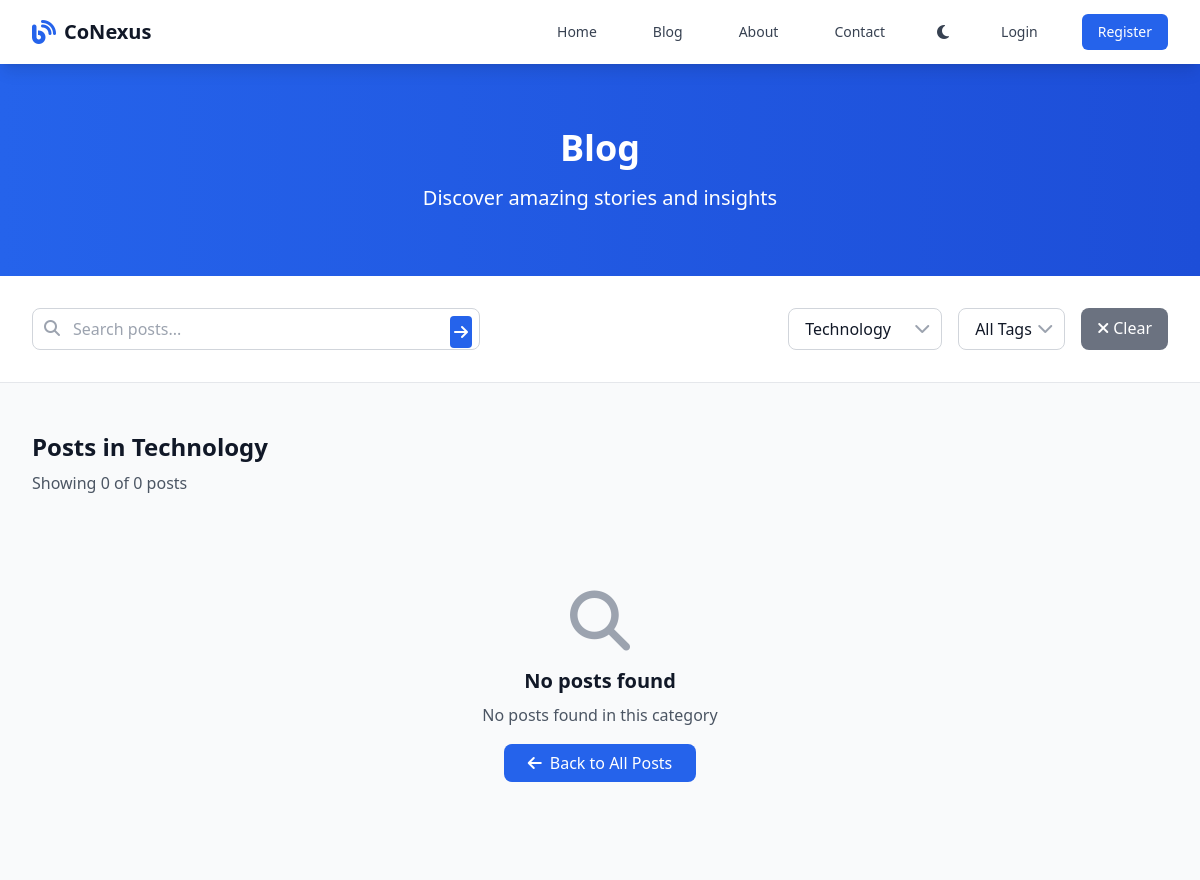
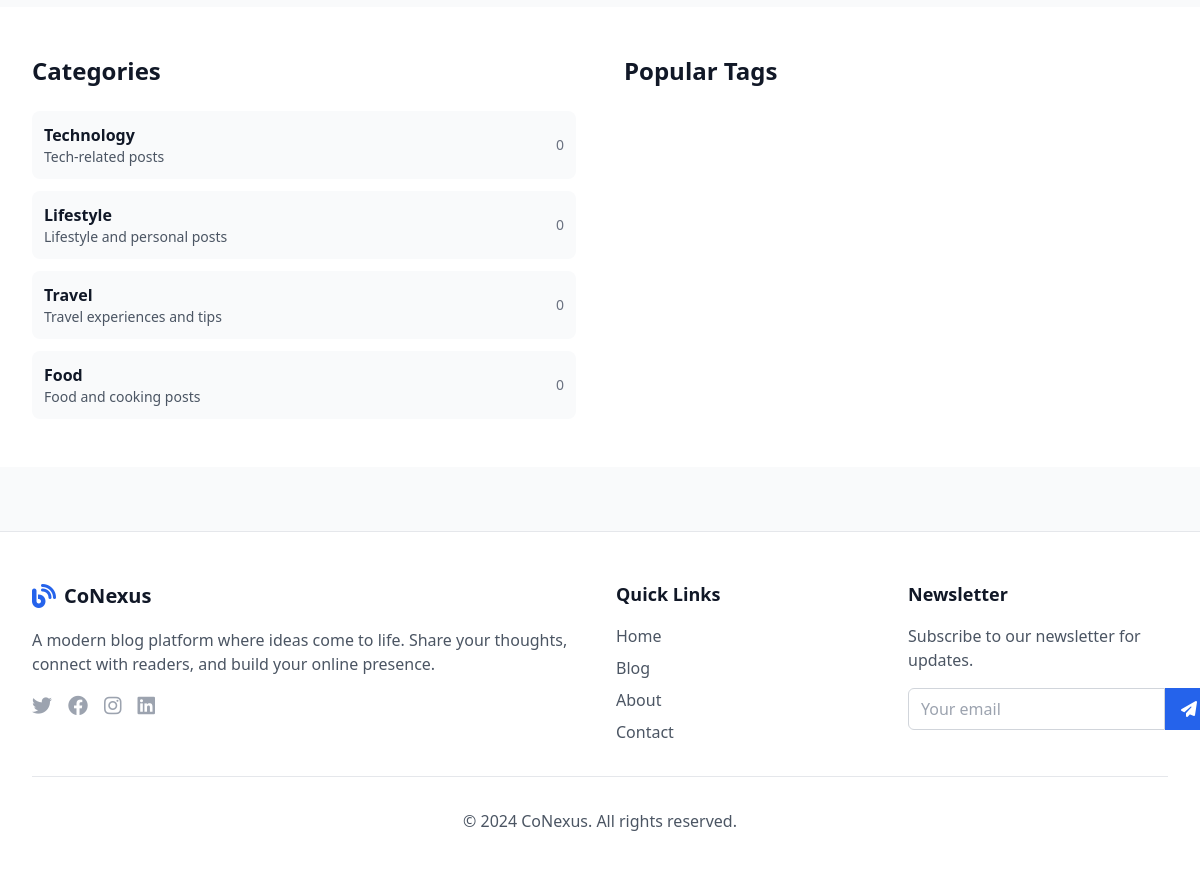
The page /blog?category=1 on the database its author committed (2 pictures, top to bottom).
### app.py (models this page shows)
class Category(db.Model):
    id = db.Column(db.Integer, primary_key=True)
    name = db.Column(db.String(50), unique=True, nullable=False)
    description = db.Column(db.Text)
    posts = db.relationship('Post', backref='category', lazy=True)

### app.py (the view)
@app.route('/blog')
def blog():
    page = request.args.get('page', 1, type=int)
    category_id = request.args.get('category', type=int)
    tag_id = request.args.get('tag', type=int)
    search = request.args.get('search', '')
    query = Post.query.filter_by(is_published=True)
    if category_id:
        query = query.filter_by(category_id=category_id)
    if tag_id:
        query = query.filter(Post.tags.any(id=tag_id))
    if search:
        query = query.filter(Post.title.contains(search) | Post.content.contains(search))
    posts = query.order_by(Post.created_at.desc()).paginate(page=page, per_page=9, error_out=False)
    categories = Category.query.all()
    tags = Tag.query.all()
    return render_template('blog.html', posts=posts, categories=categories, tags=tags,
                         current_category=category_id, current_tag=tag_id, search=search)

### templates/blog.html (shortened to what this page needs)
{% extends "base.html" %}
{% block content %}
<section class="bg-gradient-to-r from-primary-600 to-primary-700 text-white py-16">
    <div class="max-w-7xl mx-auto px-4 sm:px-6 lg:px-8">
        <div class="text-center">
            <h1 class="text-4xl font-bold mb-4">Blog</h1>
            <p class="text-xl text-primary-100">Discover amazing stories and insights</p>
        </div>
    </div>
</section>
<section class="py-8 bg-white dark:bg-gray-800 border-b border-gray-200 dark:border-gray-700">
    <div class="max-w-7xl mx-auto px-4 sm:px-6 lg:px-8">
        <div class="flex flex-col lg:flex-row gap-6 items-center justify-between">
            <div class="flex-1 max-w-md">
                <form method="GET" action="{{ url_for('blog') }}" class="relative">
                    <input type="text" name="search" value="{{ search }}" placeholder="Search posts..."
                           class="w-full pl-10 pr-4 py-2 border border-gray-300 dark:border-gray-600 rounded-lg focus:outline-none focus:ring-2 focus:ring-primary-500 dark:bg-gray-700 dark:text-white">
                    <i class="fas fa-search absolute left-3 top-3 text-gray-400"></i>
                    <button type="submit" class="absolute right-2 top-2 bg-primary-600 text-white p-1 rounded">
                        <i class="fas fa-arrow-right"></i>
                    </button>
                </form>
            </div>
            <div class="flex flex-wrap gap-4">
                <div class="relative">
                    <select name="category" onchange="window.location.href=this.value" class="appearance-none bg-white dark:bg-gray-700 border border-gray-300 dark:border-gray-600 rounded-lg px-4 py-2 pr-8 focus:outline-none focus:ring-2 focus:ring-primary-500 dark:text-white">
                        {% for category in categories %}
                        <option value="{{ url_for('blog', category=category.id, search=search, tag=current_tag) }}"
                                {% if current_category == category.id %}selected{% endif %}>
                            {{ category.name }}
                        </option>
                        {% endfor %}
                    </select>
                </div>
                <div class="relative">
                    <select name="tag" onchange="window.location.href=this.value" class="appearance-none bg-white dark:bg-gray-700 border border-gray-300 dark:border-gray-600 rounded-lg px-4 py-2 pr-8 focus:outline-none focus:ring-2 focus:ring-primary-500 dark:text-white">
                        <option value="{{ url_for('blog', search=search, category=current_category) }}">All Tags</option>
                    </select>
                </div>
                {% if search or current_category or current_tag %}
                <a href="{{ url_for('blog') }}" class="bg-gray-500 hover:bg-gray-600 text-white px-4 py-2 rounded-lg transition-colors">
                    <i class="fas fa-times mr-1"></i>Clear
                </a>
                {% endif %}
            </div>
        </div>
    </div>
</section>
<section class="py-12 bg-gray-50 dark:bg-gray-900">
    <div class="max-w-7xl mx-auto px-4 sm:px-6 lg:px-8">
        <div class="mb-8">
            <h2 class="text-2xl font-bold text-gray-900 dark:text-white mb-2">
                {% if search %}
                    Search Results for "{{ search }}"
                {% elif current_category %}
                    Posts in {{ categories|selectattr('id', 'equalto', current_category)|first|attr('name') }}
                {% elif current_tag %}
                    Posts tagged #{{ tags|selectattr('id', 'equalto', current_tag)|first|attr('name') }}
                {% else %}
                    All Posts
                {% endif %}
            </h2>
            <p class="text-gray-600 dark:text-gray-400">
                Showing {{ posts.items|length }} of {{ posts.total }} posts
            </p>
        </div>
        {% if posts.items %}
        <div class="grid grid-cols-1 md:grid-cols-2 lg:grid-cols-3 gap-8">
            {% for post in posts.items %}
            <article class="bg-white dark:bg-gray-800 rounded-lg shadow-md overflow-hidden hover:shadow-lg transition-shadow duration-300 fade-in">
                {% if post.featured_image %}
                <div class="h-48 overflow-hidden">
                    <img src="{{ url_for('static', filename=post.featured_image) }}" alt="{{ post.title }}" class="w-full h-full object-cover hover:scale-105 transition-transform duration-300">
                </div>
                {% else %}
                <div class="h-48 bg-gradient-to-br from-gray-400 to-gray-600 flex items-center justify-center">
                    <i class="fas fa-image text-white text-4xl"></i>
                </div>
                {% endif %}
                <div class="p-6">
                    <div class="flex items-center text-sm text-gray-500 dark:text-gray-400 mb-2">
                        <i class="fas fa-calendar mr-1"></i>
                        {{ post.created_at.strftime('%B %d, %Y') }}
                        {% if post.category %}
                        <span class="mx-2">•</span>
                        <span class="bg-primary-100 dark:bg-primary-900 text-primary-800 dark:text-primary-200 px-2 py-1 rounded-full text-xs">
                            {{ post.category.name }}
                        </span>
                        {% endif %}
                    </div>
                    <h3 class="text-xl font-semibold text-gray-900 dark:text-white mb-3 hover:text-primary-600 dark:hover:text-primary-400 transition-colors">
                        <a href="{{ url_for('post', slug=post.slug) }}">{{ post.title }}</a>
                    </h3>
                    {% if post.excerpt %}
                    <p class="text-gray-600 dark:text-gray-300 mb-4 line-clamp-3">{{ post.excerpt }}</p>
                    {% endif %}
                    <div class="flex items-center justify-between text-sm text-gray-500 dark:text-gray-400">
                        <div class="flex items-center">
                            <i class="fas fa-user mr-1"></i>
                            {{ post.author.username }}
                        </div>
                        <div class="flex items-center">
                            <i class="fas fa-eye mr-1"></i>
                            {{ post.views }} views
                        </div>
                    </div>
                    {% if post.tags %}
                    <div class="mt-3 flex flex-wrap gap-1">
                        {% for tag in post.tags %}
                        <a href="{{ url_for('blog', tag=tag.id) }}" class="bg-gray-100 dark:bg-gray-700 text-gray-600 dark:text-gray-300 px-2 py-1 rounded text-xs hover:bg-primary-100 dark:hover:bg-primary-900 transition-colors">
                            #{{ tag.name }}
                        </a>
                        {% endfor %}
                    </div>
                    {% endif %}
                </div>
            </article>
            {% endfor %}
        </div>
        {% if posts.pages > 1 %}
        <div class="mt-12 flex justify-center">
            <nav class="flex items-center space-x-2">
                {% if posts.has_prev %}
                <a href="{{ url_for('blog', page=posts.prev_num, search=search, category=current_category, tag=current_tag) }}"
                   class="px-3 py-2 bg-white dark:bg-gray-800 border border-gray-300 dark:border-gray-600 rounded-lg text-gray-500 dark:text-gray-400 hover:bg-gray-50 dark:hover:bg-gray-700 transition-colors">
                    <i class="fas fa-chevron-left"></i>
                </a>
                {% endif %}
                {% for page_num in posts.iter_pages(left_edge=2, left_current=2, right_current=3, right_edge=2) %}
                    {% if page_num %}
                        {% if page_num != posts.page %}
                        <a href="{{ url_for('blog', page=page_num, search=search, category=current_category, tag=current_tag) }}"
                           class="px-3 py-2 bg-white dark:bg-gray-800 border border-gray-300 dark:border-gray-600 rounded-lg text-gray-700 dark:text-gray-300 hover:bg-gray-50 dark:hover:bg-gray-700 transition-colors">
                            {{ page_num }}
                        </a>
                        {% else %}
                        <span class="px-3 py-2 bg-primary-600 text-white rounded-lg">{{ page_num }}</span>
                        {% endif %}
                    {% else %}
                    <span class="px-3 py-2 text-gray-500 dark:text-gray-400">...</span>
                    {% endif %}
                {% endfor %}
                {% if posts.has_next %}
                <a href="{{ url_for('blog', page=posts.next_num, search=search, category=current_category, tag=current_tag) }}"
                   class="px-3 py-2 bg-white dark:bg-gray-800 border border-gray-300 dark:border-gray-600 rounded-lg text-gray-500 dark:text-gray-400 hover:bg-gray-50 dark:hover:bg-gray-700 transition-colors">
                    <i class="fas fa-chevron-right"></i>
                </a>
                {% endif %}
            </nav>
        </div>
        {% endif %}
        {% else %}
        <div class="text-center py-16">
            <div class="text-gray-400 dark:text-gray-500 mb-4">
                <i class="fas fa-search text-6xl"></i>
            </div>
            <h3 class="text-xl font-semibold text-gray-900 dark:text-white mb-2">No posts found</h3>
            <p class="text-gray-600 dark:text-gray-400 mb-6">
                {% if search %}
                    No posts match your search for "{{ search }}"
                {% elif current_category %}
                    No posts found in this category
                {% elif current_tag %}
                    No posts found with this tag
                {% else %}
                    No posts available at the moment
                {% endif %}
            </p>
            <a href="{{ url_for('blog') }}" class="bg-primary-600 hover:bg-primary-700 text-white px-6 py-2 rounded-lg transition-colors">
                <i class="fas fa-arrow-left mr-2"></i>Back to All Posts
            </a>
        </div>
        {% endif %}
    </div>
</section>
<aside class="py-12 bg-white dark:bg-gray-800">
    <div class="max-w-7xl mx-auto px-4 sm:px-6 lg:px-8">
        <div class="grid grid-cols-1 lg:grid-cols-2 gap-12">
            <div>
                <h3 class="text-2xl font-bold text-gray-900 dark:text-white mb-6">Categories</h3>
                <div class="space-y-3">
                    {% for category in categories %}
                    <a href="{{ url_for('blog', category=category.id) }}"
                       class="flex items-center justify-between p-3 bg-gray-50 dark:bg-gray-700 rounded-lg hover:bg-primary-50 dark:hover:bg-primary-900 transition-colors group">
                        <div>
                            <h4 class="font-semibold text-gray-900 dark:text-white group-hover:text-primary-600 dark:group-hover:text-primary-400 transition-colors">
                                {{ category.name }}
                            </h4>
                            {% if category.description %}
                            <p class="text-sm text-gray-600 dark:text-gray-400">{{ category.description }}</p>
                            {% endif %}
                        </div>
                        <span class="text-sm text-gray-500 dark:text-gray-400 group-hover:text-primary-600 dark:group-hover:text-primary-400 transition-colors">
                            {{ category.posts|length }}
                        </span>
                    </a>
                    {% endfor %}
                </div>
            </div>
            <div>
                <h3 class="text-2xl font-bold text-gray-900 dark:text-white mb-6">Popular Tags</h3>
            </div>
        </div>
    </div>
</aside>
{% endblock %}

### templates/base.html (style rules this page uses)
.dark-mode-transition { transition: background-color 0.3s ease, color 0.3s ease; }

### rows shown on the page
Category: name "Technology", description "Tech-related posts", posts|length "0"
Category: name "Lifestyle", description "Lifestyle and personal posts", posts|length "0"
Category: name "Travel", description "Travel experiences and tips", posts|length "0"
Category: name "Food", description "Food and cooking posts", posts|length "0"

### other values the page prints
{{ posts.items|length }} "0"
{{ posts.total }} "0"
form field category "Technology"
